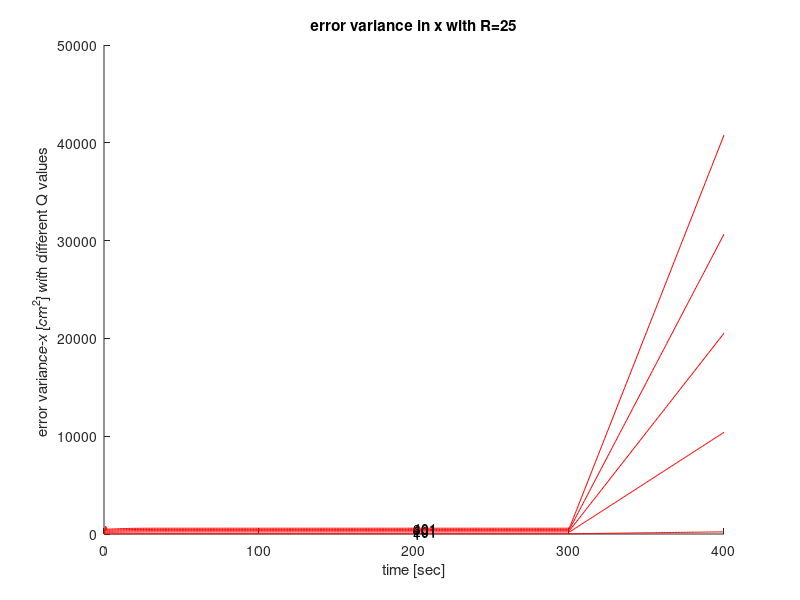
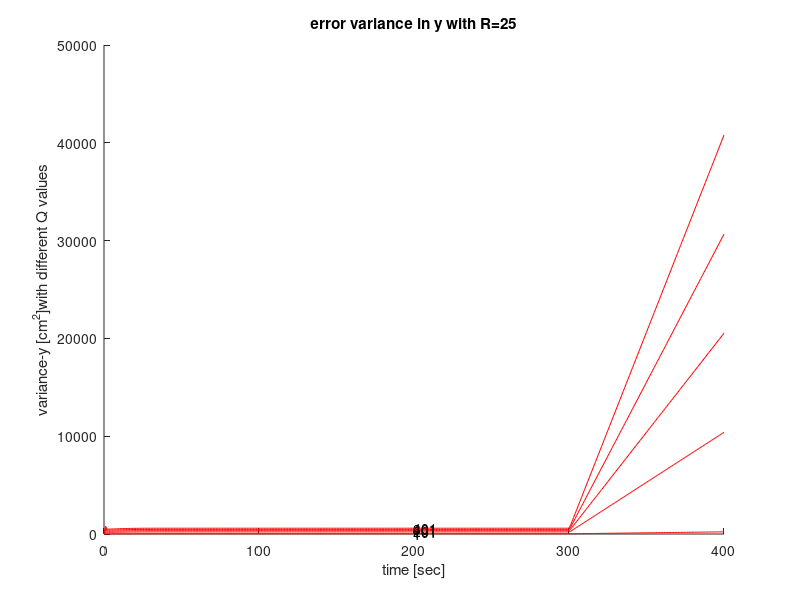
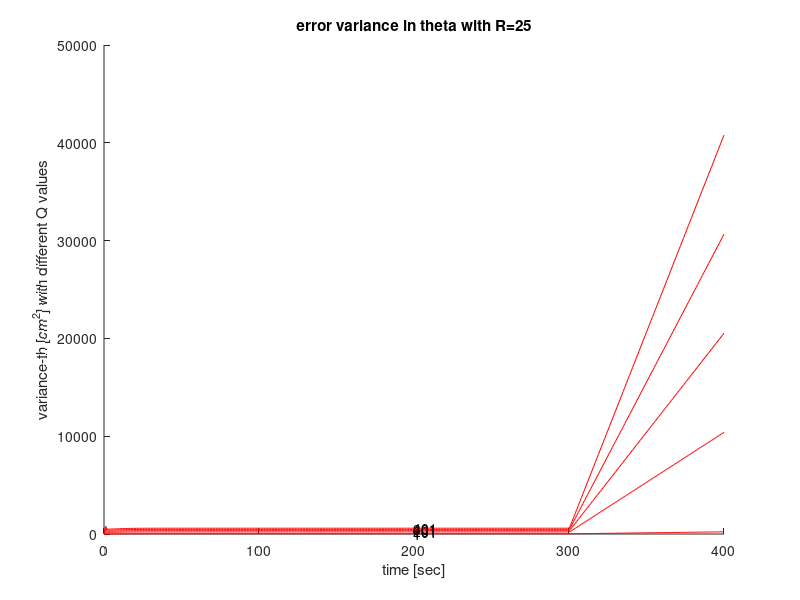
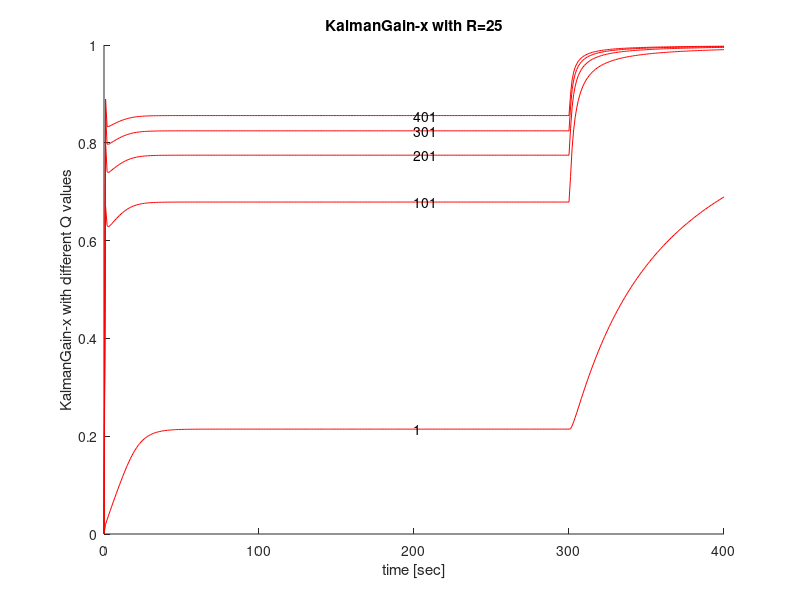

MATLAB code to generate these figures, in order:
Ts=0.1; %define the sample time

A=[1 0 0 Ts 0 0; 0 1 0 0 Ts 0; 0 0 1 0 0 Ts; 0 0 0 1 0 0 ; 0 0 0 0 1 0; 0 0 0 0 0 1]; % the state matrix

C=[1 0 0 0 0 0 ; 0 1 0 0 0 0 ; 0 0 1 0 0 0]; % the output matrix

E=[0 0 0 1 0 0 ; 0 0 0 0 1 0 ; 0 0 0 0 0 1]; % the measurement mapping matrix for velocity parameters

B=[0.5*Ts^2 0 0;0 0.5*Ts^2 0;0 0 0.5*Ts^2;Ts 0 0;0 Ts 0; 0 0 Ts]; % the input matrix
B_new=[1 0 0;0 1 0;0 0 1;1 0 0;0 1 0; 0 0 1]; % the input matrix

x0=[0;0;0;0;0;0]; % the initial conditions
xnew=[10,10,10,10,10,10];
sys =ss(A,B,eye(6),[],Ts); % a system to generate true data

t=0:Ts:40; % the time interval

%assuming that the uncertanities in the accelerations are equal, we define

%them as follow:

segmaux=35; %standard deviation ax

segmauy=35; %standard deviation ay

segmaualpha=3.5; %standard deviation angular acceleration


%define the input(accelerations):

ux=[zeros(1,30) 2*ones(1,20) 0.5*ones(1,20) 0.5*ones(1,length(t)-70)]+normrnd(0,segmaux,1,length(t));

uy=[zeros(1,10) 5*ones(1,60) -0.5*ones(1,length(t)-70)]+normrnd(0,segmauy,1,length(t));

ualpha=[zeros(1,30) 0.001*ones(1,20) 0.002*ones(1,20) -0.0003*ones(1,length(t)-70)]+normrnd(0,segmaualpha,1,length(t));

u=[ux;uy;ualpha];

%generating the true data:

Xtrue=lsim(sys,u',t,x0);

xtrue=Xtrue(:,1);

ytrue=Xtrue(:,2);

ztrue= ones(1,400)*5;

thtrue=Xtrue(:,3);

vxtrue=Xtrue(:,4);

vytrue=Xtrue(:,5);

wtrue=Xtrue(:,6);

%defining V:

measurmentsV=[100 0 0; 0 100 0; 0 0 100];
measurmentsVel=[100 0 0; 0 100 0; 0 0 100];
%generating measurment data by adding noise to the true data:

xm=xtrue+normrnd(0,30,length(xtrue),1);
xm2=xtrue+normrnd(0,10,length(xtrue),1);

ym=ytrue+normrnd(0,30,length(ytrue),1);
ym2=ytrue+normrnd(0,10,length(ytrue),1);

thm=thtrue+normrnd(0,30,length(ytrue),1);
thm2=thtrue+normrnd(0,10,length(ytrue),1);
      
vxm=vxtrue+normrnd(0,10,length(ytrue),1);
vym=vytrue+normrnd(0,10,length(ytrue),1);
vwm=wtrue+normrnd(0,10,length(ytrue),1);
%initializing the matricies for the for loop (this will make the matlab run

%the for loop faster.

Xest=zeros(9,length(t));
A_new=[1 0 0 Ts 0 0 (0.5*Ts*Ts) 0 0; 0 1 0 0 Ts 0 0 (0.5*Ts*Ts) 0; 0 0 1 0 0 Ts 0 0 (0.5*Ts*Ts); 0 0 0 1 0 0 Ts 0 0 ; 0 0 0 0 1 0 0 Ts 0; 0 0 0 0 0 1 0 0 Ts;0 0 0 0 0 0 1 0 0;0 0 0 0 0 0 0 1 0;0 0 0 0 0 0 0 0 1]; % the state matrix
C_new=[1 0 0 0 0 0 0 0 0 ; 0 1 0 0 0 0 0 0 0 ; 0 0 1 0 0 0 0 0 0];
E_new=[0 0 0 1 0 0 0 0 0 ; 0 0 0 0 1 0 0 0 0 ; 0 0 0 0 0 1 0 0 0];
Xcm=zeros(3,length(t));
Cov=zeros(9,9,400);
KG=zeros(9,3,400);
Xcm(:,1)=([xm(1); ym(1); thm(1)]*0.8)+([xm2(1); ym2(1); thm2(1)]*0.9)/1.7;
%defining R and Q

R=measurmentsV*C*C';
R_vel=measurmentsVel*C*C';
%Q=[segmaux^2 0 0 ; 0 segmauy^2 0 ;0 0 segmaualpha^2];
%Q=[1 0 0 0 0 0 0 0 0  ; 0 1 0 0 0 0 0 0 0 ;0 0 1 0 0 0 0 0 0;0 0 0 1 0 0 0 0 0  ; 0 0 0 0 1 0 0 0 0 ;0 0 0 0 0 1 0 0 0;0 0 0 0 0 0 1 0 0;0 0 0 0 0 0 0 1 0;0 0 0 0 0 0 0 0 1];
%Initializing P
Q=eye(9)*100;
for(j=1:100:500)
   P=eye(9)*j;
   Q=eye(9)*j;
%P=B*R*B';

%disp(P);

for(i=2:1:length(t))

P=A_new*P*A_new'+Q; %predicting P
%P=A*P*A';
Xest(:,i)=A_new*Xest(:,i-1); %Predicitng the state
%Xest(:,i)=A*Xest(:,i-1);
K=P*C_new'/(C_new*P*C_new'+R); %calculating the Kalman gains
Cov(:,:,i)=P;%covariance collection
KG(:,:,i)=K ;%Kalman gain collection

if(i<=100)
    Xest(:,i)=Xest(:,i)+K*([xm(i); ym(i); thm(i)]-C_new*Xest(:,i));%Correcting: estimating the state
    Xcm(:,i)=[xm(i); ym(i); thm(i)]; %combined measurement for plotting purpose
    P=(eye(9)-K*C_new)*P;%Correcting: estimating P
    
elseif(i>100 && i<=300)
    Xest(:,i)=Xest(:,i)+K*(((([xm(i); ym(i); thm(i)]*0.8)+([xm2(i); ym2(i); thm2(i)]*0.9))/1.7)-C_new*Xest(:,i));
    Xcm(:,i)=(([xm(i); ym(i); thm(i)]*0.8)+([xm2(i); ym2(i); thm2(i)*0.9]))/1.7;
    P=(eye(9)-K*C_new)*P;%Correcting: estimating P
    
else 
    K=P*E_new'/(E_new*P*E_new'+R_vel);
    Xest(:,i)= Xest(:,i)+ K*([vxm(i); vym(i); vwm(i)]-E_new*Xest(:,i));
    P=(eye(9)-K*E_new)*P;%Correcting: estimating P

end

 
end

%root mean square error calculation
est_x= Xest(1,:); 
est_y= Xest(2,:); 
est_th= Xest(3,:); 

r_x = sqrt( sum( (est_x(:)-xtrue(:)).^2) / length(t));
r_y = sqrt( sum( (est_y(:)-ytrue(:)).^2) / length(t));
r_th = sqrt( sum( (est_th(:)-thtrue(:)).^2) / length(t));
disp(r_x);
disp(r_y);
disp(r_th);
%subplot(311)

%plot(t,Xest(2,:),'r',t,vtrue,'b')

%xlabel('time [sec]');

%ylabel('velocity [m/s]');
%title('Velocity');

%legend('estimated velocity','true velocity')

t=0:1:400;
cov_x = squeeze(Cov(1,1,:))';
cov_y = squeeze(Cov(2,2,:))';
cov_th = squeeze(Cov(3,3,:))';
figure(1);
hold all;
plot(t,cov_x,'r');
xlabel('time [sec]');
ylabel('error variance-x [cm^{2}] with different Q values ');
title('error variance in x with R=25');
str=num2str(j);
t_x=200;
text(t_x,cov_x(1,200),str);

figure(2);
%plot(t(1:100),Xcm(1,(1:100)),'r');
hold all;
plot(t,cov_y,'r');
xlabel('time [sec]');
ylabel('variance-y [cm^{2}]with different Q values');
title('error variance in y with R=25');
str=num2str(j);
t_x=200;
text(t_x,cov_y(1,200),str);

figure(3);
%plot(t(1:100),Xcm(1,(1:100)),'r');
hold all;
plot(t,cov_th,'r');
xlabel('time [sec]');
ylabel('variance-th [cm^{2}] with different Q values');
title('error variance in theta with R=25');
str=num2str(j);
t_x=200;
text(t_x,cov_th(1,200),str);

KG_x = squeeze(KG(1,1,:))';
KG_y = squeeze(KG(2,2,:))';
KG_th = squeeze(KG(3,3,:))';

figure(4);

hold all;
plot(t,KG_x,'r');
xlabel('time [sec]');
ylabel('KalmanGain-x with different Q values');
title('KalmanGain-x with R=25');
str=num2str(j);
t_x=200;
text(t_x,KG_x(1,200),str);

figure(5);

hold all;
plot(t,KG_y,'r');
xlabel('time [sec]');
ylabel('KalmanGain-y with different Q values');
title('KalmanGain-y with R=25');
str=num2str(j);
t_x=200;
text(t_x,KG_y(1,200),str);

figure(6);

hold all;
plot(t,KG_th,'r');
xlabel('time [sec]');
ylabel('KalmanGain-th with different Q values ');
title('KalmanGain-th with R=25');
str=num2str(j);
t_x=200;
text(t_x,KG_th(1,200),str);


end
%saveas(figure(1),[results_dir('Ini_P') '/figure13.png']);
%saveas(figure(2),[results_dir('Ini_P') '/figure14.png']);
%saveas(figure(3),[results_dir('Ini_P') '/figure15.png']);
%saveas(figure(4),[results_dir('Ini_P') '/figure16.png']);
%saveas(figure(5),[results_dir('Ini_P') '/figure17.png']);
%saveas(figure(6),[results_dir('Ini_P') '/figure18.png']);

%close all;
